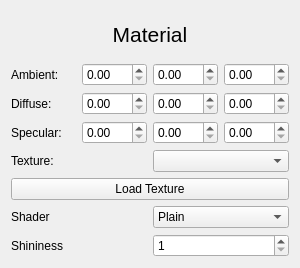
<?xml version="1.0" encoding="UTF-8"?>
<ui version="4.0">
 <class>MaterialWidget</class>
 <widget class="QWidget" name="MaterialWidget">
  <property name="geometry">
   <rect>
    <x>0</x>
    <y>0</y>
    <width>300</width>
    <height>268</height>
   </rect>
  </property>
  <property name="windowTitle">
   <string>Form</string>
  </property>
  <layout class="QVBoxLayout" name="verticalLayout_3">
   <item>
    <widget class="QLabel" name="label_4">
     <property name="font">
      <font>
       <pointsize>16</pointsize>
      </font>
     </property>
     <property name="text">
      <string>Material</string>
     </property>
     <property name="alignment">
      <set>Qt::AlignCenter</set>
     </property>
    </widget>
   </item>
   <item>
    <layout class="QHBoxLayout" name="horizontalLayout_5">
     <item>
      <widget class="QLabel" name="label_6">
       <property name="text">
        <string>Ambient:</string>
       </property>
      </widget>
     </item>
     <item>
      <widget class="QDoubleSpinBox" name="ambientSpinboxX">
       <property name="singleStep">
        <double>0.050000000000000</double>
       </property>
      </widget>
     </item>
     <item>
      <widget class="QDoubleSpinBox" name="ambientSpinboxY">
       <property name="singleStep">
        <double>0.050000000000000</double>
       </property>
      </widget>
     </item>
     <item>
      <widget class="QDoubleSpinBox" name="ambientSpinboxZ">
       <property name="singleStep">
        <double>0.050000000000000</double>
       </property>
      </widget>
     </item>
    </layout>
   </item>
   <item>
    <layout class="QHBoxLayout" name="horizontalLayout">
     <item>
      <widget class="QLabel" name="label">
       <property name="text">
        <string>Diffuse:</string>
       </property>
      </widget>
     </item>
     <item>
      <widget class="QDoubleSpinBox" name="doubleSpinBox">
       <property name="maximum">
        <double>99.989999999999995</double>
       </property>
       <property name="singleStep">
        <double>0.050000000000000</double>
       </property>
      </widget>
     </item>
     <item>
      <widget class="QDoubleSpinBox" name="doubleSpinBox_2">
       <property name="maximum">
        <double>99.989999999999995</double>
       </property>
       <property name="singleStep">
        <double>0.050000000000000</double>
       </property>
      </widget>
     </item>
     <item>
      <widget class="QDoubleSpinBox" name="doubleSpinBox_3">
       <property name="maximum">
        <double>99.989999999999995</double>
       </property>
       <property name="singleStep">
        <double>0.050000000000000</double>
       </property>
      </widget>
     </item>
    </layout>
   </item>
   <item>
    <layout class="QHBoxLayout" name="horizontalLayout_6">
     <item>
      <widget class="QLabel" name="label_7">
       <property name="text">
        <string>Specular:</string>
       </property>
      </widget>
     </item>
     <item>
      <widget class="QDoubleSpinBox" name="specularSpinBoxX">
       <property name="singleStep">
        <double>0.050000000000000</double>
       </property>
      </widget>
     </item>
     <item>
      <widget class="QDoubleSpinBox" name="specularSpinBoxY">
       <property name="singleStep">
        <double>0.050000000000000</double>
       </property>
      </widget>
     </item>
     <item>
      <widget class="QDoubleSpinBox" name="specularSpinBoxZ">
       <property name="singleStep">
        <double>0.050000000000000</double>
       </property>
      </widget>
     </item>
    </layout>
   </item>
   <item>
    <layout class="QHBoxLayout" name="horizontalLayout_3">
     <item>
      <widget class="QLabel" name="label_3">
       <property name="text">
        <string>Texture:</string>
       </property>
      </widget>
     </item>
     <item>
      <widget class="QComboBox" name="comboBox_2"/>
     </item>
    </layout>
   </item>
   <item>
    <widget class="QPushButton" name="loadTextureButton">
     <property name="text">
      <string>Load Texture</string>
     </property>
    </widget>
   </item>
   <item>
    <layout class="QHBoxLayout" name="horizontalLayout_2">
     <item>
      <widget class="QLabel" name="label_2">
       <property name="text">
        <string>Shader</string>
       </property>
      </widget>
     </item>
     <item>
      <widget class="QComboBox" name="comboBox">
       <item>
        <property name="text">
         <string>Plain</string>
        </property>
       </item>
       <item>
        <property name="text">
         <string>Texture</string>
        </property>
       </item>
       <item>
        <property name="text">
         <string>Phong Texture</string>
        </property>
       </item>
      </widget>
     </item>
    </layout>
   </item>
   <item>
    <layout class="QHBoxLayout" name="horizontalLayout_4">
     <item>
      <widget class="QLabel" name="label_5">
       <property name="text">
        <string>Shininess</string>
       </property>
      </widget>
     </item>
     <item>
      <widget class="QSpinBox" name="shininessSpinBox">
       <property name="minimum">
        <number>1</number>
       </property>
      </widget>
     </item>
    </layout>
   </item>
  </layout>
 </widget>
 <resources/>
 <connections/>
</ui>
